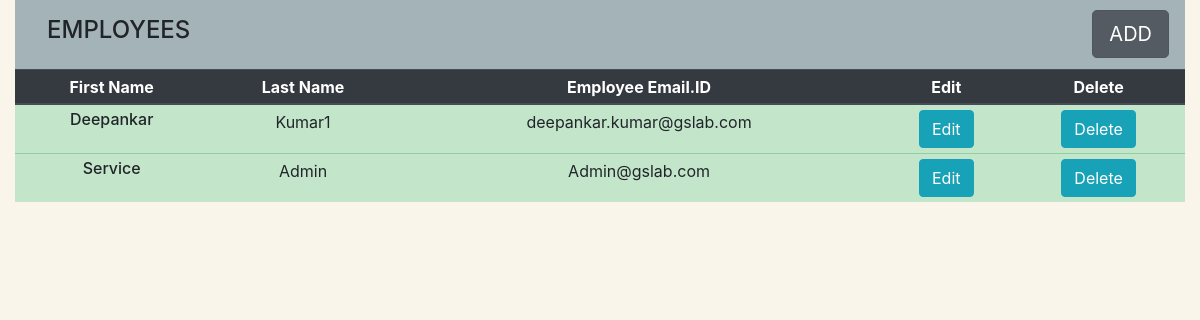
Before: / with the older database file.
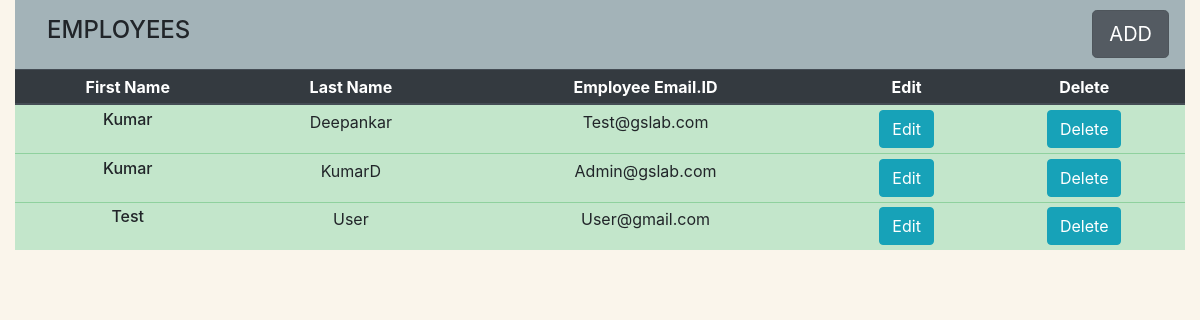
After: the same page with the newer database file.
### app.py (models this page shows, shortened)
class Employees(db.Model):
    id = db.Column(db.Integer, primary_key=True, autoincrement=True)
    first_name = db.Column(db.String(200), nullable=False)
    last_name = db.Column(db.String(200), nullable=False)
    email = db.Column(db.String(200), nullable=False, unique=True)
    datecreated = db.Column(db.DateTime())

### app.py (the view)
@app.route('/', methods=['GET'])
@auth.login_required
def home_page():
    if request.method == 'GET':
        import json
        emps = Employees.query.all()
        return render_template("home.html", emps=emps)

### templates/home.html (shortened to what this page needs)
<!DOCTYPE html>
<html lang="en">
<head>
    <link rel="stylesheet" href="https://maxcdn.bootstrapcdn.com/bootstrap/4.3.1/css/bootstrap.min.css">
</head>
<div class="container-fluid bg-3 text-center">
    <nav class="navbar navbar-light" style="background-color: #a3b3b8;">
        <a class="navbar navbar-light"><h4>EMPLOYEES</h4></a>
        <a href="/add_employee" class="btn btn-secondary btn-lg active" role="button" aria-pressed="true">ADD</a>
    </nav>
    <table class="table table-sm">
        <thead class="thead-dark">
        <tr>
            <th scope="col">First Name</th>
            <th scope="col">Last Name</th>
            <th scope="col">Employee Email.ID</th>
            <th scope="col">Edit</th>
            <th scope="col">Delete</th>
        </tr>
        </thead>
        <tbody id="maintable">
        {% for i in emps %}
        <tr class="table-success">
            <td><h6>{{i.first_name}}</h6></td>
            <td>{{i.last_name}}</td>
            <td>{{i.email}}</td>
            <td>
                <a href="/edit_employee/{{i.id}}" class="btn btn-info" role="button">Edit</a>
            </td>
            <td>
                <a href="/delete_employee/{{i.id}}" class="btn btn-info" role="button">Delete</a>
            </td>
        </tr>
        {% endfor %}
        </tbody>
    </table>
</div>
<br><br>
</html>

Changed rows visible on the page:
removed Employees: first_name "Deepankar", last_name "Kumar1", email "deepankar.kumar@gslab.com"
removed Employees: first_name "Service", last_name "Admin", email "Admin@gslab.com"
added Employees: first_name "Kumar", last_name "Deepankar", email "Test@gslab.com"
added Employees: first_name "Kumar", last_name "KumarD", email "Admin@gslab.com"
added Employees: first_name "Test", last_name "User", email "User@gmail.com"
